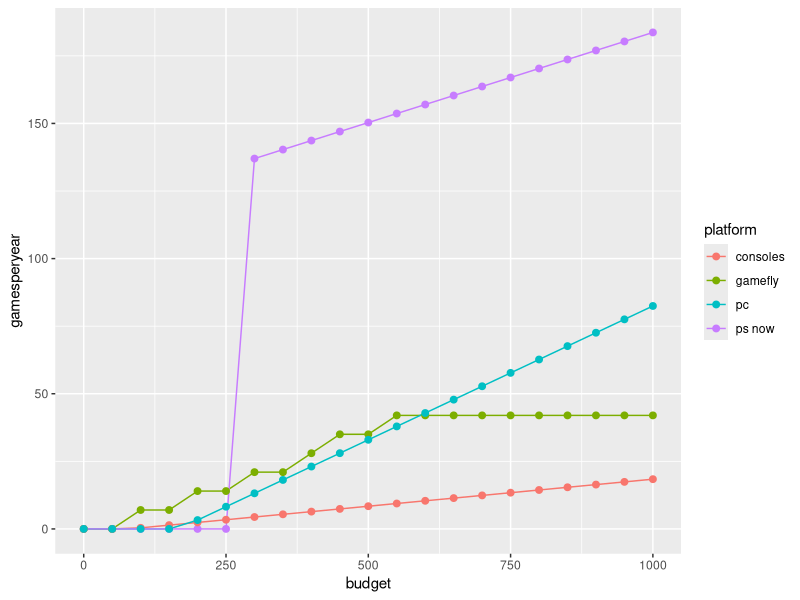
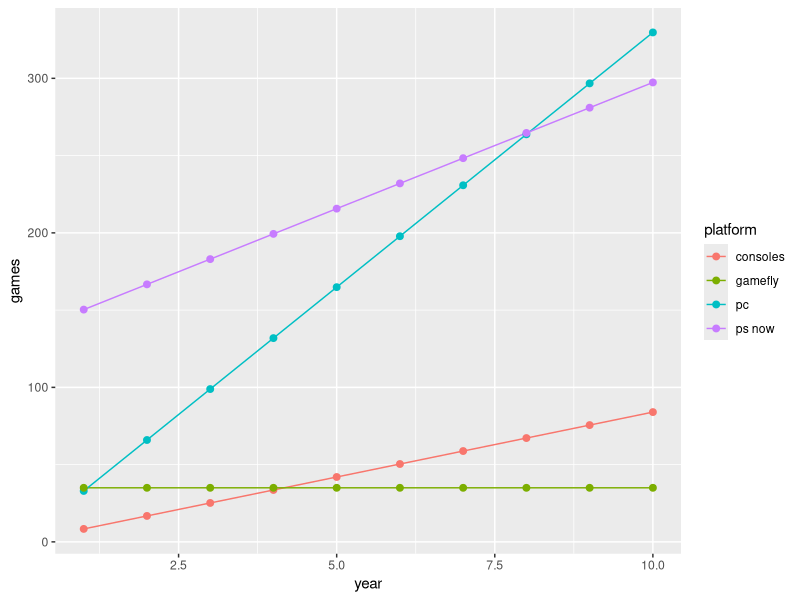

These figures' R source, in order:
library(ggplot2)




# all cost calculated for region 1 EU in Euros; cost converted from other regions (UK/US) with current exchange rates plus taxes

# basis a yearly budget 
budget <- seq(0, 1000, 50)

## update to current exchange rates here
exchangerate.GBPtoEUR <- 1.41160
exchangerate.USDtoEUR <- 1.09205

## factor in additional cost factors
# consider broadband Internet access costs (might not be available in rural areas)
broadband.enabled <- FALSE

#### ps now streaming
# US, CA, UK only; using US as data source, as info on UK is insufficient:
# https://en.wikipedia.org/wiki/List_of_PlayStation_Now_games
# http://www.ign.com/wikis/playstation-4/List_of_PlayStation_Now_Games

## monthly cost 12.99 pounds
psnow.monthly <- 12.99 * exchangerate.GBPtoEUR

## specific hardware requirements
# either a ps4, ps3, or specific Sony TV models (plus controller)
# going with the ps4 option, as its the most common and includes a controller
psnow.hw <- 329 # as of 2015/11/04

## size of included catalog
psnow.games <- read.csv("data/psnow-games.csv", header = TRUE, sep = ";", colClasses = c("character", "numeric", "numeric", "numeric", "numeric", "logical"))

psnow.subscription.numgames <- length(psnow.games$Included.In.Subscription[psnow.games$Included.In.Subscription == TRUE])
  
  
## cost of renting additional games
psnow.rental.price.48h <- 2.99 * exchangerate.GBPtoEUR
psnow.rental.price.30d <- 7.99 * exchangerate.GBPtoEUR
psnow.rental.numgames <- nrow(psnow.games) - psnow.subscription.numgames
  



# CAPEX: 150 (device+controler over 10 years) 150/10
# OPEX: subscription + rental cost (assumed 7 days rental for 1/day) + 20*12; 7 per title
# plus assumed 100 titles in subscription service included
psnow <- ((budget-15)-240)
psnow[psnow>0] <- psnow[psnow>0]/15+134
psnow[psnow <0] <- 0


## gamefly
# CAPEX: firetv + controller: 150 (over 10 years): 150/10
# OPEX: 6 packets, 7 games each, 7$ per packet
gamefly <- ifelse((budget)-15 > (7*6*12), 6*7,
            ifelse((budget)-15 > (7*5*12), 5*7,
                   ifelse((budget)-15 > (7*4*12), 4*7,
                          ifelse((budget)-15 > (7*3*12), 3*7,
                                 ifelse((budget)-15 > (7*2*12), 2*7,
                                        ifelse((budget)-15 > (7*1*12), 1*7, 0))))))

## console
# CAPEX: 400 over 5 years: 400/5
# OPEX: 50 per title
console <- pmax((budget-80),0)/50

## pc (steam)
# CAPEX: 500 over 3 years: 500/3 (midrange pc)
# OPEX: variant #1 buying AAA titles during steam sales: 15-20
# variant #2 mean price of all steam titles (outside of sales period): 10.10€ (EU region 1)
pc <- pmax((budget-167),0)/10.1

df <- data.frame(budget = budget, gamesperyear = psnow, platform = "ps now")

tmp <- data.frame(budget=budget, gamesperyear = gamefly, platform = "gamefly")
df <- rbind(df, tmp)
tmp <- data.frame(budget=budget, gamesperyear = console, platform = "consoles")
df <- rbind(df, tmp)
tmp <- data.frame(budget = budget, gamesperyear = pc, platform = "pc")
df <- rbind(df, tmp)

ggplot(df, aes(x=budget, y=gamesperyear, color=platform)) + geom_line() + geom_point(size=2)


## over a 10 year period at a fixed budget
money <- 500
year <- 1:10
budget.annual <- year*money

pc.annual <- ((year*money) - 167*year)/10.1
console.annual <- pmax((year*money-80*year),0)/50

psnow.annual <- (year*money)-(15+240)*year
psnow.annual[psnow.annual>0] <- psnow.annual[psnow.annual>0]/15+134
psnow.annual[psnow.annual <0] <- 0

gamefly.annual <- ifelse((year*money - 15*year) > (6*7*12*year), 6*7,
                  ifelse((year*money - 15*year) > (7*5*12*year), 5*7,
                         ifelse((year*money - 15*year) > (7*4*12*year), 4*7,
                                ifelse((year*money - 15*year) > (7*3*12*year), 3*7,
                                       ifelse((year*money - 15*year) > (7*2*12*year), 2*7,
                                              ifelse((year*money - 15*year) > (7*1*12*year), 1*7, 0))))))

df <- data.frame(year=year, games = pc.annual, platform = "pc")

tmp <- data.frame(year=year, games = console.annual, platform = "consoles")
df <- rbind(df, tmp)
tmp <- data.frame(year=year, games = psnow.annual, platform = "ps now")
df <- rbind(df, tmp)
tmp <- data.frame(year=year, games = gamefly.annual, platform = "gamefly")
df <- rbind(df, tmp)

ggplot(df, aes(x=year, y=games, color=platform)) + geom_line() + geom_point(size=2)
